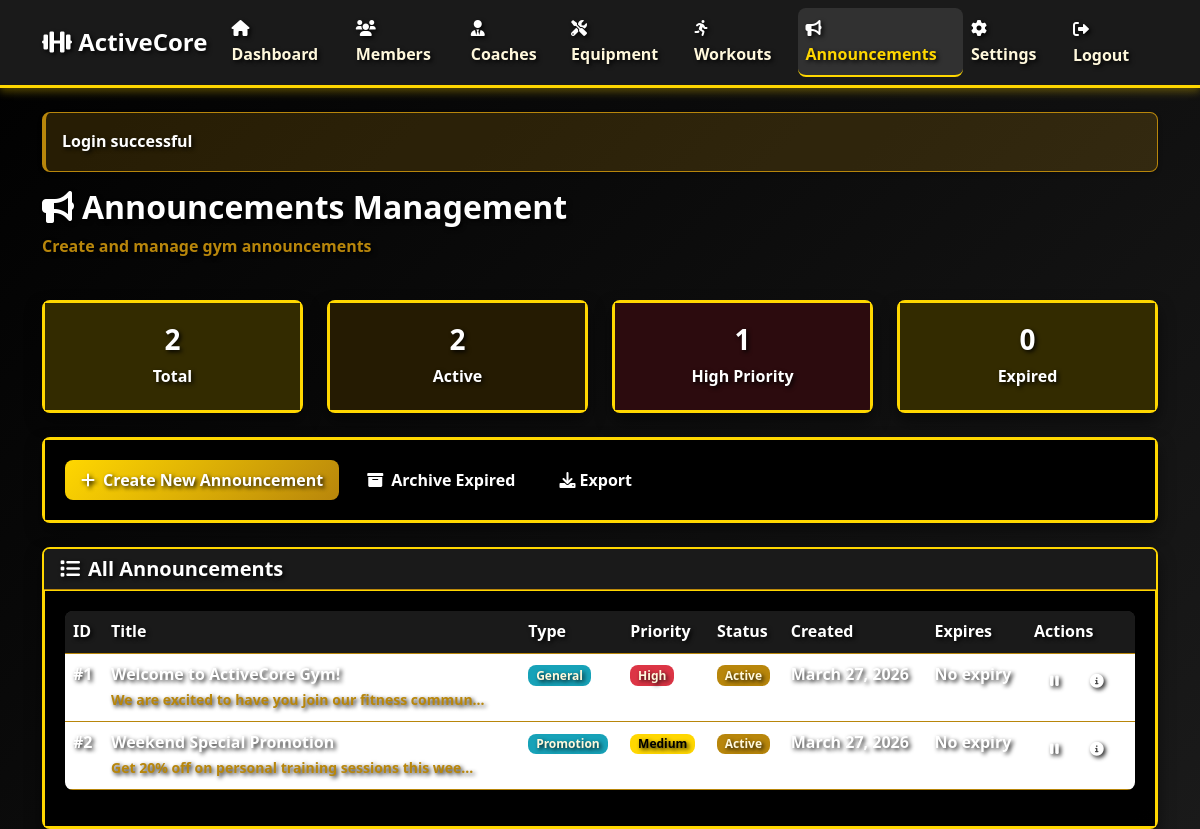
/views/admin/announcements.php (signed in), run on the app's committed database.
### tables this page shows
CREATE TABLE announcements (
    announcement_id INT PRIMARY KEY AUTO_INCREMENT,
    title VARCHAR(200) NOT NULL,
    content TEXT NOT NULL,
    announcement_type ENUM('general', 'maintenance', 'promotion', 'event') DEFAULT 'general',
    priority ENUM('low', 'medium', 'high') DEFAULT 'medium',
    created_at TIMESTAMP DEFAULT CURRENT_TIMESTAMP,
    expires_at DATE,
    is_active BOOLEAN DEFAULT TRUE,
    created_by INT NOT NULL,
    FOREIGN KEY (created_by) REFERENCES users(user_id) ON DELETE CASCADE
);

### models/Announcement.php (called while the page is built, shortened)
<?php
require_once __DIR__ . '/../config/database.php';
class Announcement {
    private $conn;
    private $table_name = "announcements";
    public function __construct() {
        $database = new Database();
        $this->conn = $database->getConnection();
    }
    public function getAll($limit = 50, $offset = 0) {
        $query = "SELECT a.*, u.username as created_by_username
                 FROM " . $this->table_name . " a
                 JOIN users u ON a.created_by = u.user_id
                 ORDER BY a.created_at DESC
                 LIMIT :limit OFFSET :offset";
        $stmt = $this->conn->prepare($query);
        $stmt->bindParam(":limit", $limit, PDO::PARAM_INT);
        $stmt->bindParam(":offset", $offset, PDO::PARAM_INT);
        $stmt->execute();
        return $stmt->fetchAll(PDO::FETCH_ASSOC);
    }
    public function getStats() {
        $query = "SELECT
                    COUNT(*) as total,
                    SUM(CASE WHEN is_active = TRUE THEN 1 ELSE 0 END) as active,
                    SUM(CASE WHEN is_active = FALSE THEN 1 ELSE 0 END) as inactive,
                    SUM(CASE WHEN priority = 'high' THEN 1 ELSE 0 END) as high_priority_count,
                    SUM(CASE WHEN expires_at < CURDATE() THEN 1 ELSE 0 END) as expired
                 FROM " . $this->table_name;
        $stmt = $this->conn->prepare($query);
        $stmt->execute();
        return $stmt->fetch(PDO::FETCH_ASSOC);
    }
}
?>

### views/admin/announcements.php (the view, shortened to what this page needs)
<?php
require_once __DIR__ . '/../../config/database.php';
require_once __DIR__ . '/../../models/Announcement.php';
$announcement = new Announcement();
$allAnnouncements = $announcement->getAll();
$announcementStats = $announcement->getStats();
require_once __DIR__ . '/header.php';
?>
<div class="row mb-4">
    <div class="col-12">
        <h2><i class="fas fa-bullhorn me-2"></i>Announcements Management</h2>
        <p class="text-muted">Create and manage gym announcements</p>
    </div>
</div>
<div class="row mb-4">
    <div class="col-md-3">
        <div class="card bg-primary text-white">
            <div class="card-body text-center">
                <h3><?php echo $announcementStats['total']; ?></h3>
                <p class="mb-0">Total</p>
            </div>
        </div>
    </div>
    <div class="col-md-3">
        <div class="card bg-success text-white">
            <div class="card-body text-center">
                <h3><?php echo $announcementStats['active']; ?></h3>
                <p class="mb-0">Active</p>
            </div>
        </div>
    </div>
    <div class="col-md-3">
        <div class="card bg-danger text-white">
            <div class="card-body text-center">
                <h3><?php echo $announcementStats['high_priority_count']; ?></h3>
                <p class="mb-0">High Priority</p>
            </div>
        </div>
    </div>
    <div class="col-md-3">
        <div class="card bg-warning text-white">
            <div class="card-body text-center">
                <h3><?php echo $announcementStats['expired']; ?></h3>
                <p class="mb-0">Expired</p>
            </div>
        </div>
    </div>
</div>
<div class="row mb-4">
    <div class="col-12">
        <div class="card">
            <div class="card-body">
                <button class="btn btn-primary" data-bs-toggle="modal" data-bs-target="#createModal">
                    <i class="fas fa-plus me-2"></i>Create New Announcement
                </button>
                <button class="btn btn-outline-warning ms-2" onclick="archiveExpired()">
                    <i class="fas fa-archive me-2"></i>Archive Expired
                </button>
                <a href="announcements_simple.php?action=export_announcements" class="btn btn-outline-info ms-2">
                    <i class="fas fa-download me-1"></i>Export
                </a>
            </div>
        </div>
    </div>
</div>
<div class="row">
    <div class="col-12">
        <div class="card">
            <div class="card-header">
                <h5 class="mb-0"><i class="fas fa-list me-2"></i>All Announcements</h5>
            </div>
            <div class="card-body">
                <?php if (!empty($allAnnouncements)): ?>
                    <div class="table-responsive">
                        <table class="table table-hover">
                            <thead>
                                <tr>
                                    <th>ID</th>
                                    <th>Title</th>
                                    <th>Type</th>
                                    <th>Priority</th>
                                    <th>Status</th>
                                    <th>Created</th>
                                    <th>Expires</th>
                                    <th>Actions</th>
                                </tr>
                            </thead>
                            <tbody>
                                <?php foreach ($allAnnouncements as $ann): ?>
                                    <tr>
                                        <td>#<?php echo $ann['announcement_id']; ?></td>
                                        <td>
                                            <strong><?php echo htmlspecialchars($ann['title']); ?></strong>
                                            <br>
                                            <small class="text-muted"><?php echo htmlspecialchars(substr($ann['content'], 0, 50)) . '...'; ?></small>
                                        </td>
                                        <td>
                                            <span class="badge bg-info">
                                                <?php echo ucfirst($ann['announcement_type']); ?>
                                            </span>
                                        </td>
                                        <td>
                                            <?php
                                            $colors = ['high' => 'danger', 'medium' => 'warning', 'low' => 'info'];
                                            ?>
                                            <span class="badge bg-<?php echo $colors[$ann['priority']]; ?>">
                                                <?php echo ucfirst($ann['priority']); ?>
                                            </span>
                                        </td>
                                        <td>
                                            <span class="badge bg-<?php echo $ann['is_active'] ? 'success' : 'secondary'; ?>">
                                                <?php echo $ann['is_active'] ? 'Active' : 'Inactive'; ?>
                                            </span>
                                        </td>
                                        <td><?php echo formatDate($ann['created_at']); ?></td>
                                        <td>
                                            <?php
                                            $isExpired = $ann['expires_at'] && $ann['expires_at'] < date('Y-m-d');
                                            echo $ann['expires_at'] ?
                                                ($isExpired ? '<span class="text-danger">' . formatDate($ann['expires_at']) . ' (Expired)</span>' : formatDate($ann['expires_at'])) :
                                                'No expiry';
                                            ?>
                                        </td>
                                        <td>
                                            <div class="btn-group btn-group-sm">
                                                <form method="POST" style="display: inline;">
                                                    <button type="submit" class="btn btn-sm btn-outline-<?php echo $ann['is_active'] ? 'warning' : 'success'; ?>"
                                                            title="<?php echo $ann['is_active'] ? 'Deactivate' : 'Activate'; ?>">
                                                        <i class="fas fa-<?php echo $ann['is_active'] ? 'pause' : 'play'; ?>"></i>
                                                    </button>
                                                </form>
                                                <button class="btn btn-sm btn-outline-info" onclick="viewDetails(<?php echo $ann['announcement_id']; ?>)">
                                                    <i class="fas fa-info-circle"></i>
                                                </button>
                                            </div>
                                        </td>
                                    </tr>
                                <?php endforeach; ?>
                            </tbody>
                        </table>
                    </div>
                <?php endif; ?>
            </div>
        </div>
    </div>
</div>
<?php
require_once __DIR__ . '/footer.php';
?>

### assets/css/style.css (style rules this page uses)
* { color: #FFFFFF !important; text-shadow: 2px 2px 4px rgba(0,0,0,0.9) !important; }
:root { --primary-gold: #FFD700; --dark-gold: #B8860B; --light-gold: #FFF8DC; --black-bg: #000000; --dark-gray: #1a1a1a; --gray-bg: #2d2d2d; --light-gray: #f8f9fa; --white-text: #ffffff; --success-color: #28a745; --warning-color: #ffc107; --danger-color: #dc3545; --info-color: #17a2b8; --gradient-bg: linear-gradient(135deg, var(--black-bg) 0%, var(--dark-gray) 100%); --gold-gradient: linear-gradient(135deg, var(--primary-gold) 0%, var(--dark-gold) 100%); --shadow-sm: 0 2px 4px rgba(0,0,0,0.3); --shadow-md: 0 4px 8px rgba(0,0,0,0.3); --shadow-lg: 0 8px 16px rgba(0,0,0,0.3); --shadow-gold: 0 4px 8px rgba(255, 215, 0, 0.3); --border-radius: 8px; --transition: all 0.3s ease; }
* { margin: 0; padding: 0; box-sizing: border-box; }
body { font-family: 'Segoe UI', Tahoma, Geneva, Verdana, sans-serif; line-height: 1.6; color: var(--light-gold); background: var(--gradient-bg); }
.text-light-gold, .text-dark-gold, .text-gold, .card-text, .lead, p, h1, h2, h3, h4, h5, h6, .card-title, .navbar-brand, .display-4, .display-5, .btn, small, .badge, span, div, section, .card, .service-card { color: #FFFFFF !important; font-weight: 600 !important; }
.card { background: rgba(0,0,0,0.9) !important; border: 2px solid #FFD700 !important; box-shadow: 0 8px 16px rgba(0,0,0,0.5) !important; }
.card .card-body { background: rgba(0,0,0,0.8) !important; border: 1px solid #FFD700 !important; padding: 20px !important; }
.btn { color: #FFFFFF !important; font-weight: 600 !important; }
.badge { color: #FFFFFF !important; font-weight: 600 !important; }
.card { border: 1px solid var(--dark-gold); border-radius: var(--border-radius); box-shadow: var(--shadow-sm); transition: var(--transition); background-color: var(--gray-bg); color: var(--light-gold); }
.card-header { background-color: var(--dark-gray); border-bottom: 1px solid var(--dark-gold); font-weight: 600; color: var(--primary-gold); }
.card-body { color: var(--light-gold); }
.btn { border-radius: var(--border-radius); font-weight: 500; transition: var(--transition); border: none; padding: 0.5rem 1rem; }
.btn-primary { background: var(--gold-gradient); color: var(--black-bg); border: 1px solid var(--primary-gold); }
.badge { border-radius: var(--border-radius); font-weight: 500; }
.table { border-radius: var(--border-radius); overflow: hidden; background-color: var(--gray-bg); color: var(--light-gold); }
.table th { background-color: var(--dark-gray); border-top: none; font-weight: 600; color: var(--primary-gold); border-color: var(--dark-gold); }
.table td { border-color: var(--dark-gold); color: var(--light-gold); }

### views/admin/footer.php (style rules this page uses)
.text-muted { color: var(--dark-gold) !important; }
.bg-success { background-color: var(--dark-gold) !important; color: var(--light-gold) !important; }
.bg-warning { background-color: var(--primary-gold) !important; color: var(--black-bg) !important; }
.bg-danger { background-color: #dc3545 !important; color: var(--light-gold) !important; }
.bg-info { background-color: #17a2b8 !important; color: var(--light-gold) !important; }
a { color: var(--primary-gold); }
h1, h2, h3, h4, h5, h6 { color: var(--primary-gold); }
.btn-outline-warning { border-color: var(--primary-gold); color: var(--primary-gold); }
.btn-outline-info { border-color: #17a2b8; color: #17a2b8; }

### data on the page
announcements: announcement_id "1", title "Welcome to ActiveCore Gym!", content "We are excited to have you join our fitness commun", announcement_type "General", priority "High", is_active "Active", created_at "March 27, 2026", shows "No expiry"
announcements: announcement_id "2", title "Weekend Special Promotion", content "Get 20% off on personal training sessions this wee", announcement_type "Promotion", priority "Medium", is_active "Active", created_at "March 27, 2026", shows "No expiry"

### other printed values
$_SESSION['success'] "Login successful"
$announcementStats['total'] "2"
$announcementStats['active'] "2"
$announcementStats['high_priority_count'] "1"
$announcementStats['expired'] "0"
